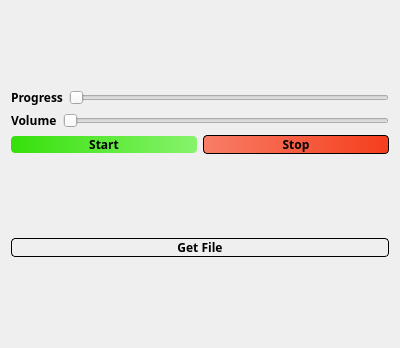
<?xml version="1.0" encoding="UTF-8"?>
<ui version="4.0">
 <class>Dialog</class>
 <widget class="QDialog" name="Dialog">
  <property name="geometry">
   <rect>
    <x>0</x>
    <y>0</y>
    <width>400</width>
    <height>348</height>
   </rect>
  </property>
  <property name="windowTitle">
   <string>Dialog</string>
  </property>
  <property name="styleSheet">
   <string notr="true"/>
  </property>
  <layout class="QVBoxLayout" name="verticalLayout_2">
   <item>
    <layout class="QVBoxLayout" name="verticalLayout">
     <item>
      <layout class="QHBoxLayout" name="horizontalLayout_3">
       <item>
        <widget class="QLabel" name="label">
         <property name="styleSheet">
          <string notr="true">font-family:Avenir Next;
font-weight:bold;</string>
         </property>
         <property name="text">
          <string>Progress</string>
         </property>
        </widget>
       </item>
       <item>
        <widget class="QSlider" name="progress_slider">
         <property name="orientation">
          <enum>Qt::Horizontal</enum>
         </property>
        </widget>
       </item>
      </layout>
     </item>
     <item>
      <layout class="QHBoxLayout" name="horizontalLayout_2">
       <item>
        <widget class="QLabel" name="label_2">
         <property name="styleSheet">
          <string notr="true">font-family:Avenir Next;
font-weight:bold;

</string>
         </property>
         <property name="text">
          <string>Volume</string>
         </property>
        </widget>
       </item>
       <item>
        <widget class="QSlider" name="volume_slider">
         <property name="styleSheet">
          <string notr="true">selection-color: qconicalgradient(cx:0, cy:0, angle:135, stop:0 rgba(255, 255, 0, 69), stop:0.375 rgba(255, 255, 0, 69), stop:0.423533 rgba(251, 255, 0, 145), stop:0.45 rgba(247, 255, 0, 208), stop:0.477581 rgba(255, 244, 71, 130), stop:0.518717 rgba(255, 218, 71, 130), stop:0.55 rgba(255, 255, 0, 255), stop:0.57754 rgba(255, 203, 0, 130), stop:0.625 rgba(255, 255, 0, 69), stop:1 rgba(255, 255, 0, 69));</string>
         </property>
         <property name="orientation">
          <enum>Qt::Horizontal</enum>
         </property>
        </widget>
       </item>
      </layout>
     </item>
     <item>
      <layout class="QHBoxLayout" name="horizontalLayout">
       <item>
        <widget class="QPushButton" name="start_button">
         <property name="styleSheet">
          <string notr="true">font-family:Avenir Next;
background-color: qlineargradient(spread:pad, x1:0, y1:0, x2:1, y2:0, stop:0 rgba(53, 224, 10, 1), stop:1 rgba(135, 243, 107, 1));
font-weight:bold;
border-radius:4px;
border:1px ;
border-color:qlineargradient(spread:pad, x1:0, y1:0, x2:1, y2:0, stop:0 rgba(53, 224, 10, 1), stop:1 rgba(135, 243, 107, 1));</string>
         </property>
         <property name="text">
          <string>Start</string>
         </property>
        </widget>
       </item>
       <item>
        <widget class="QPushButton" name="stop_button">
         <property name="styleSheet">
          <string notr="true">font-family:Avenir Next;
font-weight:bold;
border-radius:4px;
border:1px solid black;
background-color: qlineargradient(spread:pad, x1:0, y1:0, x2:1, y2:0, stop:0 rgba(248, 125, 103, 1), stop:1 rgba(245, 62, 29, 1));</string>
         </property>
         <property name="text">
          <string>Stop</string>
         </property>
        </widget>
       </item>
      </layout>
     </item>
    </layout>
   </item>
   <item>
    <widget class="QPushButton" name="file_button">
     <property name="styleSheet">
      <string notr="true">font-family:Avenir Next;
font-weight:bold;
border:1px solid black;
border-radius:4px;
</string>
     </property>
     <property name="text">
      <string>Get File</string>
     </property>
    </widget>
   </item>
  </layout>
 </widget>
 <layoutdefault spacing="6" margin="11"/>
 <resources/>
 <connections/>
</ui>
